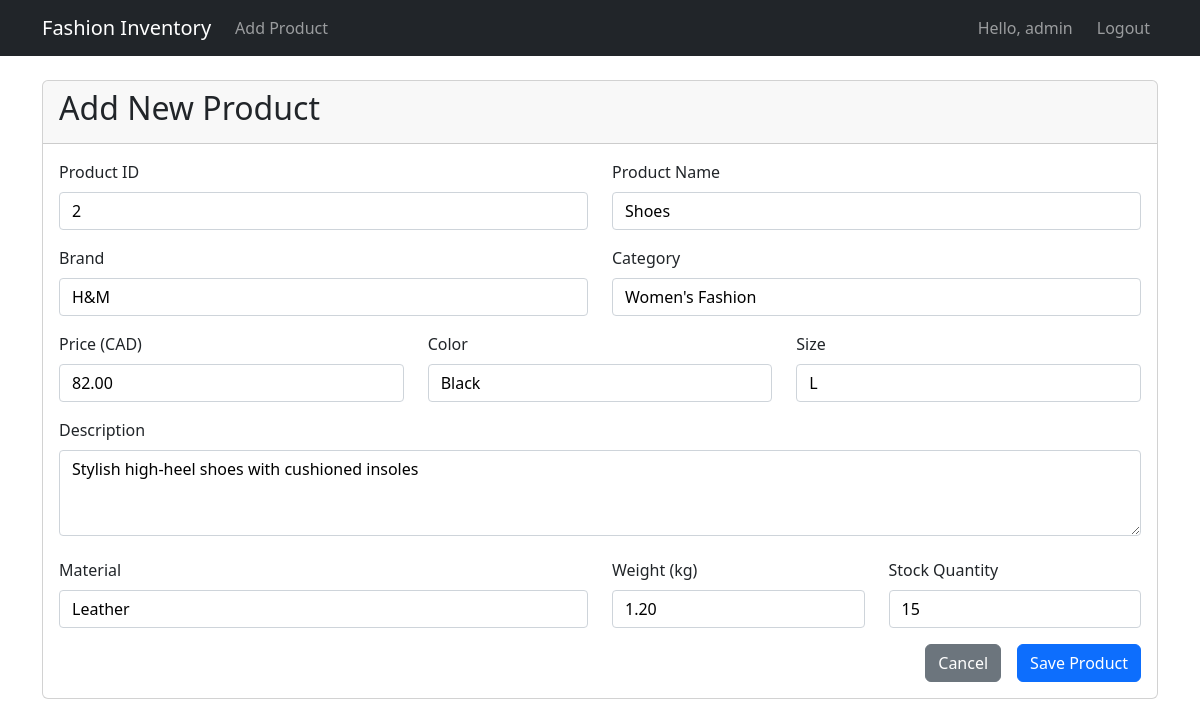
The page /product/2/edit/ (signed in) on the database its author committed.
### inventory/models.py (models this page shows, shortened)
class User(AbstractUser):
    pass

class Product(models.Model):
    product_id = models.IntegerField(unique=True)
    name = models.CharField(max_length=100)
    brand = models.CharField(max_length=50)
    category = models.CharField(max_length=50)
    price = models.DecimalField(max_digits=10, decimal_places=2)
    color = models.CharField(max_length=30)
    size = models.CharField(max_length=20)
    description = models.TextField(blank=True)
    material = models.CharField(max_length=50)
    weight = models.DecimalField(max_digits=6, decimal_places=2, verbose_name="Weight (kg)")
    stock_quantity = models.IntegerField()
    added_by = models.ForeignKey(User, on_delete=models.SET_NULL, null=True)

### inventory/views.py (the view)
# urls.py: path('product/<int:pk>/edit/', login_required(views.ProductUpdateView.as_view()), name='product_update'),
class ProductUpdateView(LoginRequiredMixin, UpdateView):
    model = Product
    form_class = ProductForm
    template_name = 'inventory/product_form.html'
    success_url = reverse_lazy('product_list')
    login_url = '/login/'

### inventory/forms.py
class ProductForm(forms.ModelForm):
    class Meta:
        model = Product
        fields = [
            'product_id', 'name', 'brand', 'category', 'price',
            'color', 'size', 'description', 'material',
            'weight', 'stock_quantity'
        ]
        widgets = {
            'description': forms.Textarea(attrs={'rows': 3}),
        }
        labels = {
            'weight': 'Weight (kg)',
        }

### templates/inventory/product_form.html (shortened to what this page needs)
{% extends 'base.html' %}
{% block content %}
<div class="card">
    <div class="card-header">
        <h2>Add New Product</h2>
    </div>
    <div class="card-body">
        <form method="post">
            <div class="row mb-3">
                <div class="col-md-6">
                    <label for="{{ form.product_id.id_for_label }}" class="form-label">Product ID</label>
                    {{ form.product_id }}
                </div>
                <div class="col-md-6">
                    <label for="{{ form.name.id_for_label }}" class="form-label">Product Name</label>
                    {{ form.name }}
                </div>
            </div>
            <div class="row mb-3">
                <div class="col-md-6">
                    <label for="{{ form.brand.id_for_label }}" class="form-label">Brand</label>
                    {{ form.brand }}
                </div>
                <div class="col-md-6">
                    <label for="{{ form.category.id_for_label }}" class="form-label">Category</label>
                    {{ form.category }}
                </div>
            </div>
            <div class="row mb-3">
                <div class="col-md-4">
                    <label for="{{ form.price.id_for_label }}" class="form-label">Price (CAD)</label>
                    {{ form.price }}
                </div>
                <div class="col-md-4">
                    <label for="{{ form.color.id_for_label }}" class="form-label">Color</label>
                    {{ form.color }}
                </div>
                <div class="col-md-4">
                    <label for="{{ form.size.id_for_label }}" class="form-label">Size</label>
                    {{ form.size }}
                </div>
            </div>
            <div class="mb-3">
                <label for="{{ form.description.id_for_label }}" class="form-label">Description</label>
                {{ form.description }}
            </div>
            <div class="row mb-3">
                <div class="col-md-6">
                    <label for="{{ form.material.id_for_label }}" class="form-label">Material</label>
                    {{ form.material }}
                </div>
                <div class="col-md-3">
                    <label for="{{ form.weight.id_for_label }}" class="form-label">Weight (kg)</label>
                    {{ form.weight }}
                </div>
                <div class="col-md-3">
                    <label for="{{ form.stock_quantity.id_for_label }}" class="form-label">Stock Quantity</label>
                    {{ form.stock_quantity }}
                </div>
            </div>
            <div class="d-grid gap-2 d-md-flex justify-content-md-end">
                <a href="{% url 'product_list' %}" class="btn btn-secondary me-md-2">Cancel</a>
                <button type="submit" class="btn btn-primary">Save Product</button>
            </div>
        </form>
    </div>
</div>
{% endblock %}

### templates/base.html (shortened to what this page needs)
<!DOCTYPE html>
<html>
<head>
    <link href="https://cdn.jsdelivr.net/npm/bootstrap@5.3.0/dist/css/bootstrap.min.css" rel="stylesheet">
</head>
<body>
    <nav class="navbar navbar-expand-lg navbar-dark bg-dark">
        <div class="container">
            <a class="navbar-brand" href="{% url 'product_list' %}">Fashion Inventory</a>
            <div class="collapse navbar-collapse" id="navbarNav">
                {% if user.is_authenticated %}
                    <ul class="navbar-nav me-auto">
                        <li class="nav-item">
                            <a class="nav-link" href="{% url 'product_create' %}">Add Product</a>
                        </li>
                    </ul>
                {% endif %}
                <div class="navbar-nav ms-auto">
                    {% if user.is_authenticated %}
                        <span class="navbar-text me-3">Hello, {{ user.username }}</span>
                        <a class="nav-link" href="{% url 'logout' %}">Logout</a>
                    {% else %}
                        <a class="nav-link" href="{% url 'login' %}">Login</a>
                        <a class="nav-link" href="{% url 'register' %}">Register</a>
                    {% endif %}
                </div>
            </div>
        </div>
    </nav>
    <div class="container mt-4">
        {% block content %}{% endblock %}
    </div>
</body>
</html>

### templates/base.html (style rules this page uses)
input[type="text"], input[type="number"], textarea, select { width: 100%; padding: 0.375rem 0.75rem; border: 1px solid #ced4da; border-radius: 0.25rem; }

### rows shown on the page
User: username "admin"
Product: product_id "2", name "Shoes", brand "H&M", category "Women's Fashion", price "82.00", color "Black", size "L", description "Stylish high-heel shoes with cushioned insoles", material "Leather", weight "1.20", stock_quantity "15"
